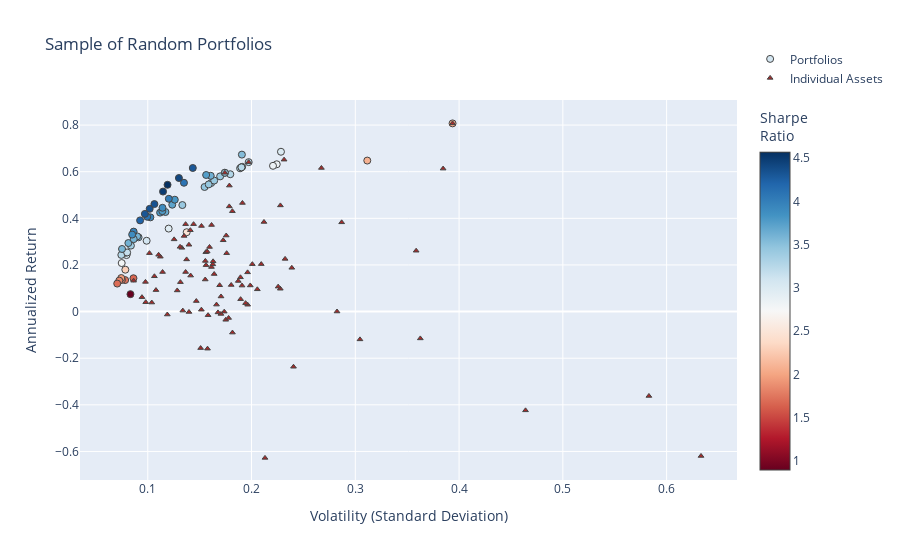

Notebook code for this chart:
### Code cell
fig2 = go.Figure()

fig2.add_trace(go.Scatter(
    x=[np.sqrt(p["variance"]) for p in dominant_portfolios],  # Convert variance to volatility
    y=[p["return"] for p in dominant_portfolios],
    mode='markers',
    marker=dict(
        color=[p["return"] / (np.sqrt(p["variance"])) for p in dominant_portfolios],  # Sharpe Ratio
        showscale=True,
        size=7,
        line=dict(width=1),
        colorscale="RdBu",
        colorbar=dict(title="Sharpe<br>Ratio")
    ),
    hoverinfo='text',
    text=[
        f"Return: {p['return']:.3%}<br>Volatility: {np.sqrt(p['variance']):.3f}<br>" +
        f"Sharpe Ratio: {p['sharpe']:.3f}<br>" +
        "<br>".join([f"{p['tickers'][i]}: Weight={p['weights'][i]:.3f}" for i in range(len(p['tickers']))])
        for p in dominant_portfolios
    ],
    name="Portfolios"
))

fig2.add_trace(go.Scatter(
    x=volatility,
    y=annualized_returns,
    mode='markers',
    hoverinfo='text',
    hovertext=[
        f"{name} <br>Volatility: {vol:.3f} <br>Returns: {ret:.3%} <br>Sharpe Ratio: {sr:.3f}"
        for name, vol, ret, sr in zip(names, volatility, annualized_returns, sharpe_ratios)
    ],
    marker=dict(
        color='brown',
        size=5,
        symbol='triangle-up',  # Sets the marker shape to a triangle
        line=dict(width=1)
    ),
    name="Individual Assets"
))

fig2.update_layout(
    title='Sample of Random Portfolios',
    xaxis_title='Volatility (Standard Deviation)',
    yaxis_title='Annualized Return',
    legend=dict(y=5
    )
)


fig2.show()

### Figure 1 — Plotly figure (JSON) as saved in the notebook; plotly's stock layout.template omitted (floating-point values rounded to 4 significant figures)
{"data": [{"hoverinfo": "text", "marker": {"color": [3.071, 1.659, 3.417, 2.476, 3.428, 2.963, 4.223, 0.8975, 3.378, 1.729, 3.943, 3.709, 3.111, 3.808, 4.022, 3.454, 4.569, 2.051, 1.812, 3.252, 3.615, 3.048, 2.079, 3.65, 3.423, 3.438, 3.497, 2.292, 4.097, 3.794, 3.779, 1.933, 3.253, 3.252, 3.427, 2.817, 3.591, 2.78, 4.487, 3.596, 4.407, 3.212, 3.002, 2.833, 3.899, 3.25, 3.971, 3.531, 3.262, 3.166, 4.328, 4.335, 4.089, 3.626, 4.31, 3.571, 3.282, 3.252, 3.75, 3.416, 1.832, 1.702, 3.416, 4.296, 3.888], "colorbar": {"title": {"text": "Sharpe<br>Ratio"}}, "colorscale": [[0, "rgb(103,0,31)"], [0.1, "rgb(178,24,43)"], [0.2, "rgb(214,96,77)"], [0.3, "rgb(244,165,130)"], [0.4, "rgb(253,219,199)"], [0.5, "rgb(247,247,247)"], [0.6, "rgb(209,229,240)"], [0.7, "rgb(146,197,222)"], [0.8, "rgb(67,147,195)"], [0.9, "rgb(33,102,172)"], [1, "rgb(5,48,97)"]], "line": {"width": 1}, "showscale": true, "size": 7}, "mode": "markers", "name": "Portfolios", "text": ["Return: 30.383%<br>Volatility: 0.099<br>Sharpe Ratio: 3.071<br>CVX_Close: Weight=0.217<br>HON_Close: Weight=0.650<br>NVDA_Close: Weight=0.133", "Return: 14.305%<br>Volatility: 0.086<br>Sharpe Ratio: 1.659<br>EXC_Close: Weight=0.111<br>XOM_Close: Weight=0.163<br>AEP_Close: Weight=0.554<br>EW_Close: Weight=0.172", "Return: 58.003%<br>Volatility: 0.170<br>Sharpe Ratio: 3.417<br>GE_Close: Weight=0.000<br>AMGN_Close: Weight=0.026<br>BA_Close: Weight=0.974<br>GS_Close: Weight=0.000", "Return: 34.040%<br>Volatility: 0.137<br>Sharpe Ratio: 2.476<br>MRK_Close: Weight=0.000<br>UNH_Close: Weight=0.972<br>XOM_Close: Weight=0.028", "Return: 45.697%<br>Volatility: 0.133<br>Sharpe Ratio: 3.428<br>MSFT_Close: Weight=0.422<br>GOOG_Close: Weight=0.000<br>ABBV_Close: Weight=0.552<br>ETN_Close: Weight=0.026", "Return: 35.599%<br>Volatility: 0.120<br>Sharpe Ratio: 2.963<br>V_Close: Weight=0.570<br>GM_Close: Weight=0.126<br>SAP_Close: Weight=0.068<br>BABA_Close: Weight=0.237", "Return: 39.120%<br>Volatility: 0.093<br>Sharpe Ratio: 4.223<br>NEE_Close: Weight=0.389<br>CAT_Close: Weight=0.351<br>ABT_Close: Weight=0.260", "Return: 7.477%<br>Volatility: 0.083<br>Sharpe Ratio: 0.897<br>DHR_Close: Weight=0.449<br>DUK_Close: Weight=0.551<br>IBM_Close: Weight=0.000", "Return: 28.295%<br>Volatility: 0.084<br>Sharpe Ratio: 3.378<br>UNH_Close: Weight=0.323<br>KO_Close: Weight=0.323<br>ISRG_Close: Weight=0.243<br>PEP_Close: Weight=0.110", "Return: 13.518%<br>Volatility: 0.078<br>Sharpe Ratio: 1.729<br>DIS_Close: Weight=0.000<br>KO_Close: Weight=0.809<br>GM_Close: Weight=0.191<br>T_Close: Weight=0.000", "Return: 40.421%<br>Volatility: 0.103<br>Sharpe Ratio: 3.943<br>ABBV_Close: Weight=0.333<br>DHR_Close: Weight=0.000<br>UNH_Close: Weight=0.313<br>HD_Close: Weight=0.354", "Return: 45.845%<br>Volatility: 0.124<br>Sharpe Ratio: 3.709<br>BA_Close: Weight=0.625<br>AAPL_Close: Weight=0.147<br>SYK_Close: Weight=0.228<br>MRK_Close: Weight=0.000", "Return: 24.800%<br>Volatility: 0.080<br>Sharpe Ratio: 3.111<br>CVX_Close: Weight=0.221<br>KO_Close: Weight=0.323<br>MA_Close: Weight=0.456", "Return: 47.991%<br>Volatility: 0.126<br>Sharpe Ratio: 3.808<br>PYPL_Close: Weight=0.319<br>HD_Close: Weight=0.575<br>NVDA_Close: Weight=0.106<br>CMCSA_Close: Weight=0.000", "Return: 48.385%<br>Volatility: 0.120<br>Sharpe Ratio: 4.022<br>AMGN_Close: Weight=0.000<br>UNH_Close: Weight=0.453<br>BA_Close: Weight=0.547", "Return: 53.445%<br>Volatility: 0.155<br>Sharpe Ratio: 3.454<br>REGN_Close: Weight=0.000<br>GILD_Close: Weight=0.000<br>CSCO_Close: Weight=0.140<br>BA_Close: Weight=0.860", "Return: 54.387%<br>Volatility: 0.119<br>Sharpe Ratio: 4.569<br>BA_Close: Weight=0.505<br>ABBV_Close: Weight=0.420<br>SYK_Close: Weight=0.075", "Return: 80.734%<br>Volatility: 0.394<br>Sharpe Ratio: 2.051<br>MO_Close: Weight=0.000<br>SNAP_Close: Weight=0.000<br>NVDA_Close: Weight=1.000", "Return: 13.609%<br>Volatility: 0.075<br>Sharpe Ratio: 1.812<br>CVX_Close: Weight=0.288<br>REGN_Close: Weight=0.020<br>SRE_Close: Weight=0.000<br>KO_Close: Weight=0.692", "Return: 62.110%<br>Volatility: 0.191<br>Sharpe Ratio: 3.252<br>CSCO_Close: Weight=0.042<br>MO_Close: Weight=0.000<br>CPB_Close: Weight=0.000<br>CAT_Close: Weight=0.958", "Return: 29.392%<br>Volatility: 0.081<br>Sharpe Ratio: 3.615<br>NEE_Close: Weight=0.405<br>AMZN_Close: Weight=0.134<br>HD_Close: Weight=0.426<br>AAPL_Close: Weight=0.035", "Return: 24.236%<br>Volatility: 0.080<br>Sharpe Ratio: 3.048<br>RMD_Close: Weight=0.048<br>HON_Close: Weight=0.554<br>NEE_Close: Weight=0.399", "Return: 64.778%<br>Volatility: 0.312<br>Sharpe Ratio: 2.079<br>AMD_Close: Weight=0.000<br>NVDA_Close: Weight=0.732<br>QCOM_Close: Weight=0.181<br>TSLA_Close: Weight=0.087", "Return: 42.710%<br>Volatility: 0.117<br>Sharpe Ratio: 3.650<br>DE_Close: Weight=0.353<br>MCD_Close: Weight=0.541<br>RDY_Close: Weight=0.000<br>VRTX_Close: Weight=0.106", "Return: 55.138%<br>Volatility: 0.161<br>Sharpe Ratio: 3.423<br>MS_Close: Weight=0.013<br>BA_Close: Weight=0.911<br>MDT_Close: Weight=0.000<br>DHR_Close: Weight=0.076", "Return: 54.558%<br>Volatility: 0.159<br>Sharpe Ratio: 3.438<br>TSLA_Close: Weight=0.042<br>UA_Close: Weight=0.000<br>DHR_Close: Weight=0.071<br>BA_Close: Weight=0.887", "Return: 31.864%<br>Volatility: 0.091<br>Sharpe Ratio: 3.497<br>MMM_Close: Weight=0.383<br>TMO_Close: Weight=0.039<br>SAP_Close: Weight=0.085<br>MCD_Close: Weight=0.493", "Return: 17.968%<br>Volatility: 0.078<br>Sharpe Ratio: 2.292<br>BMY_Close: Weight=0.104<br>NFLX_Close: Weight=0.106<br>AAPL_Close: Weight=0.192<br>KO_Close: Weight=0.597", "Return: 55.257%<br>Volatility: 0.135<br>Sharpe Ratio: 4.097<br>ISRG_Close: Weight=0.340<br>BA_Close: Weight=0.593<br>VRTX_Close: Weight=0.067", "Return: 42.455%<br>Volatility: 0.112<br>Sharpe Ratio: 3.794<br>ISRG_Close: Weight=0.245<br>LMT_Close: Weight=0.329<br>K_Close: Weight=0.000<br>ABBV_Close: Weight=0.426", "Return: 43.095%<br>Volatility: 0.114<br>Sharpe Ratio: 3.779<br>IBM_Close: Weight=0.000<br>CAT_Close: Weight=0.471<br>K_Close: Weight=0.000<br>LMT_Close: Weight=0.529", "Return: 14.388%<br>Volatility: 0.074<br>Sharpe Ratio: 1.933<br>WFC_Close: Weight=0.120<br>AEP_Close: Weight=0.555<br>RTX_Close: Weight=0.298<br>GILD_Close: Weight=0.027", "Return: 61.463%<br>Volatility: 0.189<br>Sharpe Ratio: 3.253<br>CAT_Close: Weight=0.948<br>CSCO_Close: Weight=0.037<br>GILD_Close: Weight=0.015", "Return: 61.881%<br>Volatility: 0.190<br>Sharpe Ratio: 3.252<br>CVX_Close: Weight=0.046<br>CAT_Close: Weight=0.954<br>DIS_Close: Weight=0.000", "Return: 56.206%<br>Volatility: 0.164<br>Sharpe Ratio: 3.427<br>BAC_Close: Weight=0.048<br>GM_Close: Weight=0.033<br>BA_Close: Weight=0.920", "Return: 63.189%<br>Volatility: 0.224<br>Sharpe Ratio: 2.817<br>AMGN_Close: Weight=0.000<br>PYPL_Close: Weight=0.971<br>T_Close: Weight=0.029", "Return: 32.249%<br>Volatility: 0.090<br>Sharpe Ratio: 3.591<br>MCD_Close: Weight=0.418<br>MSFT_Close: Weight=0.194<br>LMT_Close: Weight=0.388", "Return: 20.817%<br>Volatility: 0.075<br>Sharpe Ratio: 2.780<br>AMZN_Close: Weight=0.197<br>TMO_Close: Weight=0.180<br>KO_Close: Weight=0.464<br>EMR_Close: Weight=0.160", "Return: 51.479%<br>Volatility: 0.115<br>Sharpe Ratio: 4.487<br>BA_Close: Weight=0.433<br>PYPL_Close: Weight=0.160<br>MCD_Close: Weight=0.407", "Return: 31.086%<br>Volatility: 0.086<br>Sharpe Ratio: 3.596<br>NEE_Close: Weight=0.314<br>KO_Close: Weight=0.265<br>DIS_Close: Weight=0.047<br>ABBV_Close: Weight=0.375", "Return: 57.301%<br>Volatility: 0.130<br>Sharpe Ratio: 4.407<br>PM_Close: Weight=0.000<br>ABBV_Close: Weight=0.490<br>CAT_Close: Weight=0.474<br>VZ_Close: Weight=0.036", "Return: 25.212%<br>Volatility: 0.078<br>Sharpe Ratio: 3.212<br>HD_Close: Weight=0.332<br>JNJ_Close: Weight=0.276<br>BAC_Close: Weight=0.015<br>HON_Close: Weight=0.377", "Return: 68.561%<br>Volatility: 0.228<br>Sharpe Ratio: 3.002<br>NVDA_Close: Weight=0.218<br>AMD_Close: Weight=0.000<br>PYPL_Close: Weight=0.782", "Return: 62.529%<br>Volatility: 0.221<br>Sharpe Ratio: 2.833<br>PYPL_Close: Weight=0.932<br>TSLA_Close: Weight=0.068<br>ZBH_Close: Weight=0.000<br>GS_Close: Weight=0.000", "Return: 44.524%<br>Volatility: 0.114<br>Sharpe Ratio: 3.899<br>DE_Close: Weight=0.182<br>CVX_Close: Weight=0.042<br>CAT_Close: Weight=0.351<br>V_Close: Weight=0.425", "Return: 64.107%<br>Volatility: 0.197<br>Sharpe Ratio: 3.250<br>CAT_Close: Weight=1.000<br>MS_Close: Weight=0.000<br>AMD_Close: Weight=0.000", "Return: 34.300%<br>Volatility: 0.086<br>Sharpe Ratio: 3.971<br>MSFT_Close: Weight=0.199<br>NEE_Close: Weight=0.320<br>UNH_Close: Weight=0.219<br>DE_Close: Weight=0.262", "Return: 67.332%<br>Volatility: 0.191<br>Sharpe Ratio: 3.531<br>T_Close: Weight=0.000<br>NVDA_Close: Weight=0.194<br>CAT_Close: Weight=0.806", "Return: 24.311%<br>Volatility: 0.075<br>Sharpe Ratio: 3.262<br>HON_Close: Weight=0.382<br>KO_Close: Weight=0.315<br>UNH_Close: Weight=0.302", "Return: 25.364%<br>Volatility: 0.080<br>Sharpe Ratio: 3.166<br>ABT_Close: Weight=0.270<br>RTX_Close: Weight=0.094<br>NEE_Close: Weight=0.388<br>MMM_Close: Weight=0.248", "Return: 44.070%<br>Volatility: 0.102<br>Sharpe Ratio: 4.328<br>NEE_Close: Weight=0.439<br>BABA_Close: Weight=0.158<br>BMY_Close: Weight=0.000<br>BA_Close: Weight=0.403", "Return: 46.115%<br>Volatility: 0.106<br>Sharpe Ratio: 4.335<br>MCD_Close: Weight=0.443<br>DHR_Close: Weight=0.000<br>GOOGL_Close: Weight=0.108<br>BA_Close: Weight=0.449", "Return: 40.668%<br>Volatility: 0.099<br>Sharpe Ratio: 4.089<br>MCD_Close: Weight=0.247<br>NEE_Close: Weight=0.416<br>CAT_Close: Weight=0.337", "Return: 58.256%<br>Volatility: 0.161<br>Sharpe Ratio: 3.626<br>KR_Close: Weight=0.000<br>ADBE_Close: Weight=0.315<br>CAT_Close: Weight=0.685", "Return: 41.901%<br>Volatility: 0.097<br>Sharpe Ratio: 4.310<br>AEP_Close: Weight=0.197<br>HD_Close: Weight=0.318<br>PYPL_Close: Weight=0.214<br>ABBV_Close: Weight=0.271", "Return: 26.849%<br>Volatility: 0.075<br>Sharpe Ratio: 3.571<br>SO_Close: Weight=0.000<br>HD_Close: Weight=0.321<br>NEE_Close: Weight=0.387<br>HON_Close: Weight=0.292", "Return: 58.920%<br>Volatility: 0.180<br>Sharpe Ratio: 3.282<br>TSLA_Close: Weight=0.056<br>XOM_Close: Weight=0.000<br>NKE_Close: Weight=0.057<br>CAT_Close: Weight=0.887", "Return: 61.880%<br>Volatility: 0.190<br>Sharpe Ratio: 3.252<br>BAC_Close: Weight=0.000<br>SRE_Close: Weight=0.000<br>CVX_Close: Weight=0.046<br>CAT_Close: Weight=0.954", "Return: 58.591%<br>Volatility: 0.156<br>Sharpe Ratio: 3.750<br>BIIB_Close: Weight=0.000<br>ABBV_Close: Weight=0.592<br>PYPL_Close: Weight=0.408", "Return: 59.541%<br>Volatility: 0.174<br>Sharpe Ratio: 3.416<br>GE_Close: Weight=0.000<br>BA_Close: Weight=1.000<br>CPB_Close: Weight=0.000", "Return: 13.290%<br>Volatility: 0.073<br>Sharpe Ratio: 1.832<br>WFC_Close: Weight=0.073<br>KO_Close: Weight=0.680<br>CVX_Close: Weight=0.247", "Return: 12.009%<br>Volatility: 0.071<br>Sharpe Ratio: 1.702<br>KO_Close: Weight=0.707<br>PFE_Close: Weight=0.283<br>SRE_Close: Weight=0.000<br>XOM_Close: Weight=0.010", "Return: 59.541%<br>Volatility: 0.174<br>Sharpe Ratio: 3.416<br>BA_Close: Weight=1.000<br>GE_Close: Weight=0.000<br>PM_Close: Weight=0.000", "Return: 61.598%<br>Volatility: 0.143<br>Sharpe Ratio: 4.296<br>CAT_Close: Weight=0.450<br>RDY_Close: Weight=0.000<br>BA_Close: Weight=0.550<br>XOM_Close: Weight=0.000", "Return: 33.032%<br>Volatility: 0.085<br>Sharpe Ratio: 3.888<br>MCD_Close: Weight=0.400<br>MMM_Close: Weight=0.307<br>HD_Close: Weight=0.292"], "type": "scatter", "x": [0.09892, 0.08621, 0.1697, 0.1375, 0.1333, 0.1201, 0.09263, 0.08332, 0.08375, 0.0782, 0.1025, 0.1236, 0.07973, 0.126, 0.1203, 0.1547, 0.119, 0.3937, 0.07512, 0.191, 0.0813, 0.07951, 0.3115, 0.117, 0.1611, 0.1587, 0.09112, 0.07839, 0.1349, 0.1119, 0.114, 0.07444, 0.189, 0.1903, 0.164, 0.2243, 0.08982, 0.07489, 0.1147, 0.08645, 0.13, 0.07848, 0.2284, 0.2207, 0.1142, 0.1972, 0.08638, 0.1907, 0.07452, 0.08011, 0.1018, 0.1064, 0.09947, 0.1606, 0.09722, 0.07518, 0.1795, 0.1903, 0.1563, 0.1743, 0.07255, 0.07056, 0.1743, 0.1434, 0.08496], "y": [0.3038, 0.1431, 0.58, 0.3404, 0.457, 0.356, 0.3912, 0.07477, 0.2829, 0.1352, 0.4042, 0.4585, 0.248, 0.4799, 0.4839, 0.5345, 0.5439, 0.8073, 0.1361, 0.6211, 0.2939, 0.2424, 0.6478, 0.4271, 0.5514, 0.5456, 0.3186, 0.1797, 0.5526, 0.4245, 0.431, 0.1439, 0.6146, 0.6188, 0.5621, 0.6319, 0.3225, 0.2082, 0.5148, 0.3109, 0.573, 0.2521, 0.6856, 0.6253, 0.4452, 0.6411, 0.343, 0.6733, 0.2431, 0.2536, 0.4407, 0.4612, 0.4067, 0.5826, 0.419, 0.2685, 0.5892, 0.6188, 0.5859, 0.5954, 0.1329, 0.1201, 0.5954, 0.616, 0.3303]}, {"hoverinfo": "text", "hovertext": ["CRM_Close <br>Volatility: 0.156 <br>Returns: 25.484% <br>Sharpe Ratio: 1.634", "BIIB_Close <br>Volatility: 0.228 <br>Returns: 9.799% <br>Sharpe Ratio: 0.430", "XOM_Close <br>Volatility: 0.104 <br>Returns: 3.880% <br>Sharpe Ratio: 0.374", "KR_Close <br>Volatility: 0.363 <br>Returns: -11.512% <br>Sharpe Ratio: -0.317", "MDT_Close <br>Volatility: 0.152 <br>Returns: 0.821% <br>Sharpe Ratio: 0.054", "EXC_Close <br>Volatility: 0.131 <br>Returns: 12.626% <br>Sharpe Ratio: 0.960", "DUK_Close <br>Volatility: 0.094 <br>Returns: 6.184% <br>Sharpe Ratio: 0.655", "SAP_Close <br>Volatility: 0.137 <br>Returns: 22.379% <br>Sharpe Ratio: 1.628", "T_Close <br>Volatility: 0.175 <br>Returns: -3.526% <br>Sharpe Ratio: -0.201", "DE_Close <br>Volatility: 0.179 <br>Returns: 45.118% <br>Sharpe Ratio: 2.527", "META_Close <br>Volatility: 0.173 <br>Returns: 30.584% <br>Sharpe Ratio: 1.771", "NEE_Close <br>Volatility: 0.112 <br>Returns: 23.547% <br>Sharpe Ratio: 2.101", "CMCSA_Close <br>Volatility: 0.206 <br>Returns: 9.549% <br>Sharpe Ratio: 0.465", "MSFT_Close <br>Volatility: 0.152 <br>Returns: 36.718% <br>Sharpe Ratio: 2.419", "RMD_Close <br>Volatility: 0.201 <br>Returns: 20.344% <br>Sharpe Ratio: 1.013", "CPB_Close <br>Volatility: 0.240 <br>Returns: -23.666% <br>Sharpe Ratio: -0.984", "AAPL_Close <br>Volatility: 0.176 <br>Returns: 25.044% <br>Sharpe Ratio: 1.423", "V_Close <br>Volatility: 0.125 <br>Returns: 30.982% <br>Sharpe Ratio: 2.471", "BTI_Close <br>Volatility: 0.191 <br>Returns: 11.154% <br>Sharpe Ratio: 0.584", "GIS_Close <br>Volatility: 0.174 <br>Returns: -0.030% <br>Sharpe Ratio: -0.002", "VRTX_Close <br>Volatility: 0.385 <br>Returns: 61.334% <br>Sharpe Ratio: 1.595", "HD_Close <br>Volatility: 0.135 <br>Returns: 32.454% <br>Sharpe Ratio: 2.404", "ADBE_Close <br>Volatility: 0.228 <br>Returns: 45.540% <br>Sharpe Ratio: 1.999", "ORCL_Close <br>Volatility: 0.187 <br>Returns: 13.134% <br>Sharpe Ratio: 0.701", "BA_Close <br>Volatility: 0.174 <br>Returns: 59.541% <br>Sharpe Ratio: 3.416", "AMD_Close <br>Volatility: 0.583 <br>Returns: -36.203% <br>Sharpe Ratio: -0.621", "RTX_Close <br>Volatility: 0.136 <br>Returns: 16.980% <br>Sharpe Ratio: 1.244", "BMY_Close <br>Volatility: 0.180 <br>Returns: 11.411% <br>Sharpe Ratio: 0.633", "DIS_Close <br>Volatility: 0.158 <br>Returns: -1.539% <br>Sharpe Ratio: -0.097", "BSX_Close <br>Volatility: 0.170 <br>Returns: -1.012% <br>Sharpe Ratio: -0.059", "F_Close <br>Volatility: 0.166 <br>Returns: 2.996% <br>Sharpe Ratio: 0.180", "SYY_Close <br>Volatility: 0.161 <br>Returns: 19.125% <br>Sharpe Ratio: 1.185", "SRE_Close <br>Volatility: 0.134 <br>Returns: 0.416% <br>Sharpe Ratio: 0.031", "JNJ_Close <br>Volatility: 0.114 <br>Returns: 16.968% <br>Sharpe Ratio: 1.485", "UA_Close <br>Volatility: 0.464 <br>Returns: -42.368% <br>Sharpe Ratio: -0.913", "PM_Close <br>Volatility: 0.140 <br>Returns: -0.165% <br>Sharpe Ratio: -0.012", "RDY_Close <br>Volatility: 0.304 <br>Returns: -11.923% <br>Sharpe Ratio: -0.392", "AMZN_Close <br>Volatility: 0.212 <br>Returns: 38.442% <br>Sharpe Ratio: 1.813", "SYK_Close <br>Volatility: 0.155 <br>Returns: 21.732% <br>Sharpe Ratio: 1.398", "WFC_Close <br>Volatility: 0.171 <br>Returns: 6.484% <br>Sharpe Ratio: 0.380", "BABA_Close <br>Volatility: 0.267 <br>Returns: 61.610% <br>Sharpe Ratio: 2.305", "ABT_Close <br>Volatility: 0.140 <br>Returns: 28.667% <br>Sharpe Ratio: 2.053", "EMR_Close <br>Volatility: 0.163 <br>Returns: 20.267% <br>Sharpe Ratio: 1.246", "WMT_Close <br>Volatility: 0.182 <br>Returns: 43.058% <br>Sharpe Ratio: 2.372", "ABBV_Close <br>Volatility: 0.179 <br>Returns: 54.051% <br>Sharpe Ratio: 3.026", "JPM_Close <br>Volatility: 0.156 <br>Returns: 19.920% <br>Sharpe Ratio: 1.276", "GILD_Close <br>Volatility: 0.189 <br>Returns: 5.321% <br>Sharpe Ratio: 0.281", "HON_Close <br>Volatility: 0.102 <br>Returns: 25.067% <br>Sharpe Ratio: 2.467", "ISRG_Close <br>Volatility: 0.191 <br>Returns: 46.587% <br>Sharpe Ratio: 2.436", "SNAP_Close <br>Volatility: 0.633 <br>Returns: -61.938% <br>Sharpe Ratio: -0.978", "INTC_Close <br>Volatility: 0.176 <br>Returns: 32.628% <br>Sharpe Ratio: 1.858", "KO_Close <br>Volatility: 0.086 <br>Returns: 13.237% <br>Sharpe Ratio: 1.533", "MCD_Close <br>Volatility: 0.136 <br>Returns: 37.497% <br>Sharpe Ratio: 2.748", "MA_Close <br>Volatility: 0.144 <br>Returns: 37.500% <br>Sharpe Ratio: 2.602", "MS_Close <br>Volatility: 0.196 <br>Returns: 16.831% <br>Sharpe Ratio: 0.858", "PYPL_Close <br>Volatility: 0.231 <br>Returns: 65.170% <br>Sharpe Ratio: 2.817", "GOOGL_Close <br>Volatility: 0.157 <br>Returns: 25.766% <br>Sharpe Ratio: 1.638", "K_Close <br>Volatility: 0.182 <br>Returns: -9.007% <br>Sharpe Ratio: -0.496", "PEP_Close <br>Volatility: 0.098 <br>Returns: 12.729% <br>Sharpe Ratio: 1.302", "SO_Close <br>Volatility: 0.119 <br>Returns: -1.259% <br>Sharpe Ratio: -0.106", "CSCO_Close <br>Volatility: 0.164 <br>Returns: 16.111% <br>Sharpe Ratio: 0.982", "ETN_Close <br>Volatility: 0.155 <br>Returns: 13.763% <br>Sharpe Ratio: 0.886", "LMT_Close <br>Volatility: 0.110 <br>Returns: 24.360% <br>Sharpe Ratio: 2.206", "CVX_Close <br>Volatility: 0.141 <br>Returns: 15.444% <br>Sharpe Ratio: 1.093", "AEP_Close <br>Volatility: 0.106 <br>Returns: 15.149% <br>Sharpe Ratio: 1.424", "PFE_Close <br>Volatility: 0.108 <br>Returns: 9.217% <br>Sharpe Ratio: 0.854", "TXN_Close <br>Volatility: 0.161 <br>Returns: 37.142% <br>Sharpe Ratio: 2.300", "VZ_Close <br>Volatility: 0.169 <br>Returns: 11.300% <br>Sharpe Ratio: 0.668", "QCOM_Close <br>Volatility: 0.239 <br>Returns: 18.777% <br>Sharpe Ratio: 0.786", "MO_Close <br>Volatility: 0.178 <br>Returns: -2.746% <br>Sharpe Ratio: -0.154", "ACN_Close <br>Volatility: 0.133 <br>Returns: 27.346% <br>Sharpe Ratio: 2.059", "LLY_Close <br>Volatility: 0.147 <br>Returns: 4.513% <br>Sharpe Ratio: 0.308", "GS_Close <br>Volatility: 0.196 <br>Returns: 2.945% <br>Sharpe Ratio: 0.150", "GM_Close <br>Volatility: 0.189 <br>Returns: 14.706% <br>Sharpe Ratio: 0.777", "UNH_Close <br>Volatility: 0.141 <br>Returns: 34.904% <br>Sharpe Ratio: 2.475", "DHR_Close <br>Volatility: 0.128 <br>Returns: 9.067% <br>Sharpe Ratio: 0.706", "NVDA_Close <br>Volatility: 0.394 <br>Returns: 80.734% <br>Sharpe Ratio: 2.051", "BAC_Close <br>Volatility: 0.209 <br>Returns: 20.360% <br>Sharpe Ratio: 0.972", "GE_Close <br>Volatility: 0.213 <br>Returns: -62.754% <br>Sharpe Ratio: -2.947", "TSLA_Close <br>Volatility: 0.359 <br>Returns: 26.105% <br>Sharpe Ratio: 0.728", "TMO_Close <br>Volatility: 0.163 <br>Returns: 21.553% <br>Sharpe Ratio: 1.323", "IBM_Close <br>Volatility: 0.158 <br>Returns: -15.905% <br>Sharpe Ratio: -1.009", "AMGN_Close <br>Volatility: 0.168 <br>Returns: -0.355% <br>Sharpe Ratio: -0.021", "GOOG_Close <br>Volatility: 0.160 <br>Returns: 27.711% <br>Sharpe Ratio: 1.737", "EW_Close <br>Volatility: 0.232 <br>Returns: 22.603% <br>Sharpe Ratio: 0.973", "NKE_Close <br>Volatility: 0.226 <br>Returns: 10.695% <br>Sharpe Ratio: 0.474", "MMM_Close <br>Volatility: 0.131 <br>Returns: 27.772% <br>Sharpe Ratio: 2.118", "PG_Close <br>Volatility: 0.098 <br>Returns: 4.023% <br>Sharpe Ratio: 0.410", "MRK_Close <br>Volatility: 0.151 <br>Returns: -15.661% <br>Sharpe Ratio: -1.038", "ZBH_Close <br>Volatility: 0.194 <br>Returns: 3.617% <br>Sharpe Ratio: 0.186", "REGN_Close <br>Volatility: 0.282 <br>Returns: 0.032% <br>Sharpe Ratio: 0.001", "NFLX_Close <br>Volatility: 0.287 <br>Returns: 38.281% <br>Sharpe Ratio: 1.334", "COST_Close <br>Volatility: 0.199 <br>Returns: 11.208% <br>Sharpe Ratio: 0.564", "CAT_Close <br>Volatility: 0.197 <br>Returns: 64.107% <br>Sharpe Ratio: 3.250"], "marker": {"color": "brown", "line": {"width": 1}, "size": 5, "symbol": "triangle-up"}, "mode": "markers", "name": "Individual Assets", "type": "scatter", "x": [0.1559, 0.2277, 0.1039, 0.3627, 0.1517, 0.1315, 0.09441, 0.1374, 0.1751, 0.1786, 0.1727, 0.1121, 0.2056, 0.1518, 0.2008, 0.2404, 0.176, 0.1254, 0.1908, 0.1737, 0.3846, 0.135, 0.2278, 0.1872, 0.1743, 0.5829, 0.1365, 0.1804, 0.1581, 0.1705, 0.1662, 0.1614, 0.1338, 0.1143, 0.464, 0.1397, 0.3045, 0.212, 0.1555, 0.1706, 0.2673, 0.1397, 0.1627, 0.1815, 0.1786, 0.1562, 0.1895, 0.1016, 0.1912, 0.6332, 0.1756, 0.08636, 0.1365, 0.1441, 0.1962, 0.2314, 0.1573, 0.1816, 0.09778, 0.1188, 0.164, 0.1554, 0.1104, 0.1413, 0.1064, 0.1079, 0.1615, 0.1693, 0.2388, 0.1779, 0.1328, 0.1468, 0.1963, 0.1893, 0.141, 0.1284, 0.3937, 0.2094, 0.213, 0.3586, 0.163, 0.1576, 0.1677, 0.1595, 0.2323, 0.2257, 0.1311, 0.09803, 0.1509, 0.1943, 0.2824, 0.2869, 0.1988, 0.1972], "y": [0.2548, 0.09799, 0.0388, -0.1151, 0.008205, 0.1263, 0.06184, 0.2238, -0.03526, 0.4512, 0.3058, 0.2355, 0.09549, 0.3672, 0.2034, -0.2367, 0.2504, 0.3098, 0.1115, -0.0003009, 0.6133, 0.3245, 0.4554, 0.1313, 0.5954, -0.362, 0.1698, 0.1141, -0.01539, -0.01012, 0.02996, 0.1912, 0.004163, 0.1697, -0.4237, -0.001647, -0.1192, 0.3844, 0.2173, 0.06484, 0.6161, 0.2867, 0.2027, 0.4306, 0.5405, 0.1992, 0.05321, 0.2507, 0.4659, -0.6194, 0.3263, 0.1324, 0.375, 0.375, 0.1683, 0.6517, 0.2577, -0.09007, 0.1273, -0.01259, 0.1611, 0.1376, 0.2436, 0.1544, 0.1515, 0.09217, 0.3714, 0.113, 0.1878, -0.02746, 0.2735, 0.04513, 0.02945, 0.1471, 0.349, 0.09067, 0.8073, 0.2036, -0.6275, 0.261, 0.2155, -0.159, -0.00355, 0.2771, 0.226, 0.107, 0.2777, 0.04023, -0.1566, 0.03617, 0.0003193, 0.3828, 0.1121, 0.6411]}], "layout": {"legend": {"y": 5}, "title": {"text": "Sample of Random Portfolios"}, "xaxis": {"title": {"text": "Volatility (Standard Deviation)"}}, "yaxis": {"title": {"text": "Annualized Return"}}}}
